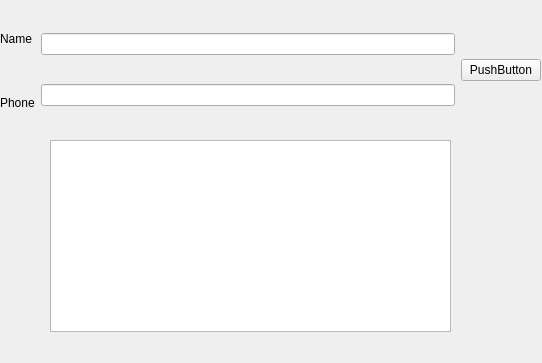
<?xml version="1.0" encoding="UTF-8"?>
<ui version="4.0">
 <class>MainWindow</class>
 <widget class="QMainWindow" name="MainWindow">
  <property name="geometry">
   <rect>
    <x>0</x>
    <y>0</y>
    <width>542</width>
    <height>363</height>
   </rect>
  </property>
  <property name="windowTitle">
   <string>MainWindow</string>
  </property>
  <widget class="QWidget" name="centralwidget">
   <widget class="QWidget" name="horizontalLayoutWidget">
    <property name="geometry">
     <rect>
      <x>0</x>
      <y>10</y>
      <width>541</width>
      <height>121</height>
     </rect>
    </property>
    <layout class="QHBoxLayout" name="horizontalLayout">
     <property name="topMargin">
      <number>0</number>
     </property>
     <item>
      <layout class="QVBoxLayout" name="verticalLayout">
       <item>
        <widget class="QLabel" name="name_label">
         <property name="text">
          <string>Name</string>
         </property>
        </widget>
       </item>
       <item>
        <widget class="QLabel" name="phon_label">
         <property name="text">
          <string>Phone</string>
         </property>
        </widget>
       </item>
      </layout>
     </item>
     <item>
      <layout class="QVBoxLayout" name="verticalLayout_2">
       <item>
        <widget class="QLineEdit" name="contactName"/>
       </item>
       <item>
        <widget class="QLineEdit" name="contactNumber"/>
       </item>
      </layout>
     </item>
     <item>
      <widget class="QPushButton" name="addContactBtn">
       <property name="text">
        <string>PushButton</string>
       </property>
      </widget>
     </item>
    </layout>
   </widget>
   <widget class="QListWidget" name="contactList">
    <property name="geometry">
     <rect>
      <x>50</x>
      <y>140</y>
      <width>401</width>
      <height>192</height>
     </rect>
    </property>
   </widget>
  </widget>
 </widget>
 <resources/>
 <connections/>
</ui>
